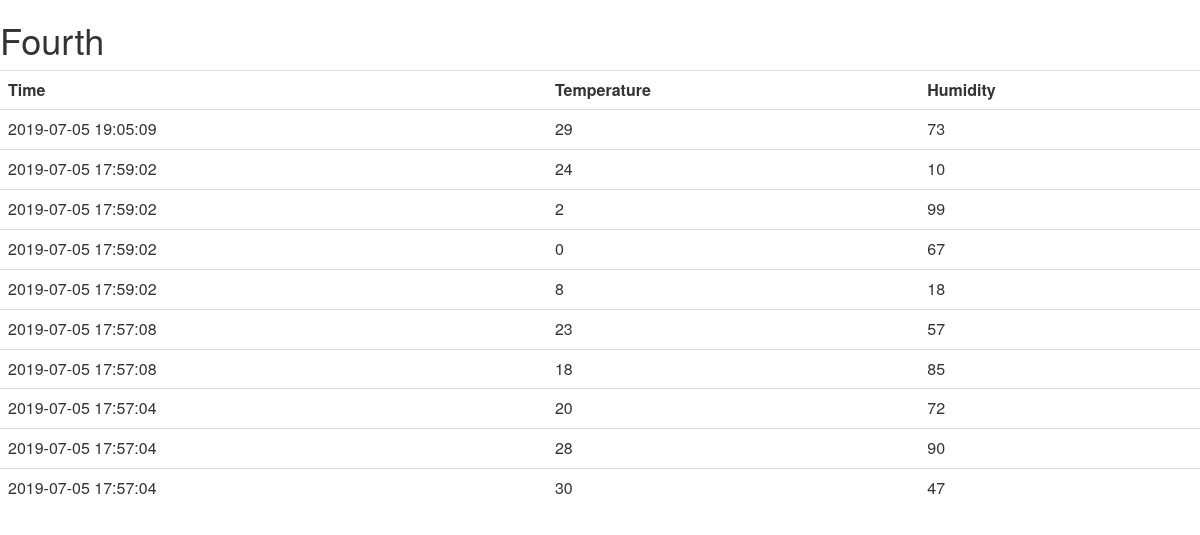
The app's page /devices/Fourth, older data.
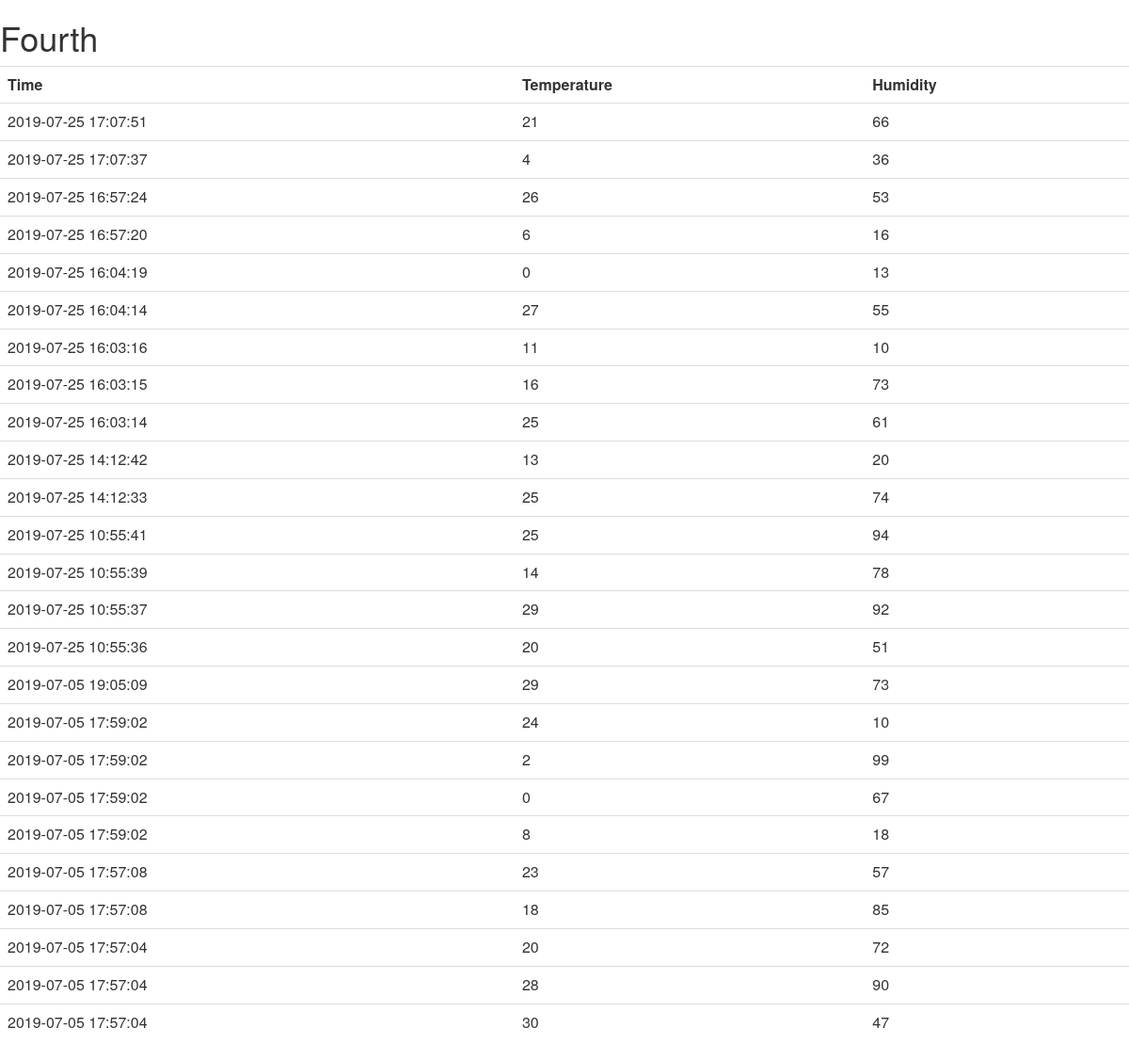
The same page, newer data.
### tables this page shows
CREATE TABLE readings(id INTEGER, nodeid INTEGER, datetime TEXT, temperature NUMERIC, humidity NUMERIC, FOREIGN KEY (nodeid) REFERENCES nodes(id));

### app.py (the view)
@app.route("/devices/<name>")
def getDevice(name):
    conn=sqlite3.connect('sensors.db')
    conn.row_factory = dict_factory
    c=conn.cursor()
    c.execute("""SELECT nodes.id FROM nodes WHERE nodes.name = (?) LIMIT 1""", (name,))
    nid = c.fetchall()
    devID = nid[0]['id']
    c.execute("""SELECT readings.datetime, readings.temperature,
			 readings.humidity FROM readings WHERE readings.nodeid = (?) ORDER BY readings.datetime desc""", (devID,))
    readings = c.fetchall()
    return render_template('devices.html', readings = readings, name = name)

### app.py (called while the page is built)
def dict_factory(cursor, row):
    d = {}
    for idx, col in enumerate(cursor.description):
        d[col[0]] = row[idx]
    return d

### templates/devices.html
{% extends "main.html" %}
{% block content %}
<h1>{{name}}</h1>
<table class="table table-hover">
          <tr>
          <th>Time</th>
          <th>Temperature</th>
          <th>Humidity</th>
          </tr>
          {% for entry in readings %}
                 <tr>
                 <td>{{entry.datetime}}</td>
                 <td>{{entry.temperature}}</td>
                 <td>{{entry.humidity}}</td>
		 </tr>
  	  {%endfor%}
 </table>
{% endblock %}

Row changes from the older to the newer data that the page shows:
added readings: datetime "2019-07-25 17:07:51", temperature "21", humidity "66"
added readings: datetime "2019-07-25 17:07:37", temperature "4", humidity "36"
added readings: datetime "2019-07-25 16:57:24", temperature "26", humidity "53"
added readings: datetime "2019-07-25 16:57:20", temperature "6", humidity "16"
added readings: datetime "2019-07-25 16:04:19", temperature "0", humidity "13"
added readings: datetime "2019-07-25 16:04:14", temperature "27", humidity "55"
added readings: datetime "2019-07-25 16:03:16", temperature "11", humidity "10"
added readings: datetime "2019-07-25 16:03:15", temperature "16", humidity "73"
added readings: datetime "2019-07-25 16:03:14", temperature "25", humidity "61"
added readings: datetime "2019-07-25 14:12:42", temperature "13", humidity "20"
added readings: datetime "2019-07-25 14:12:33", temperature "25", humidity "74"
added readings: datetime "2019-07-25 10:55:41", temperature "25", humidity "94"
added readings: datetime "2019-07-25 10:55:39", temperature "14", humidity "78"
added readings: datetime "2019-07-25 10:55:37", temperature "29", humidity "92"
added readings: datetime "2019-07-25 10:55:36", temperature "20", humidity "51"
